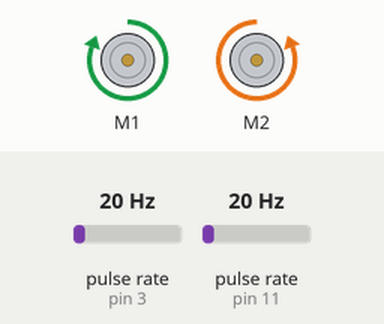
The sketch below on a simulated Arduino Uno, built with avr-gcc and run on an emulated ATmega328P. On the bench: 2 × DC motor (green arrow = forward, orange = backward, longer = faster). Wiring (inferred from the names in the program): 2 × pulse sensor: data pin 3 / data pin 11. The inputs (shaded band) are chosen by the test bench; at power-on: pulse rate (sensors on pin 3, pin 11) 20 Hz.

Above: at 1.2 s.
1.3 s: pulse rate (sensor on pin 3) set to 4 Hz
At 3.1 s:
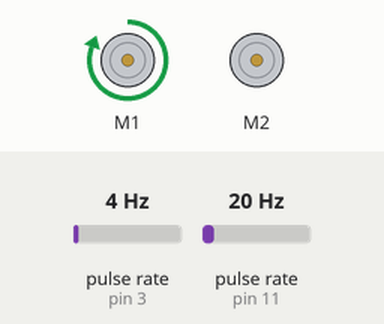
3.4 s: pulse rate (sensor on pin 3) set to 24 Hz
6.4 s: pulse rate (sensor on pin 3) set to 29 Hz
9.4 s: pulse rate (sensor on pin 3) set to 12 Hz
At 10.4 s:
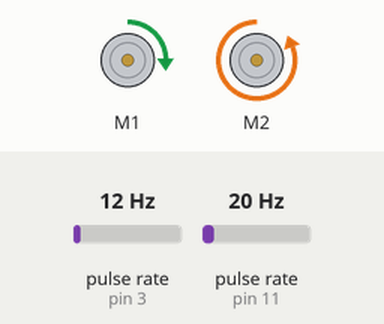
12.4 s: pulse rate (sensor on pin 11) set to 4 Hz
At 15.1 s:
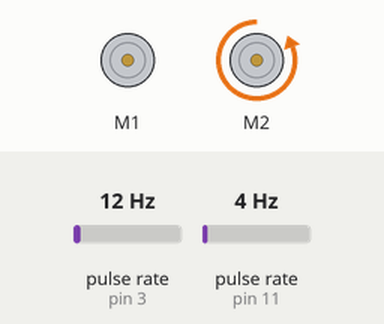
15.4 s: pulse rate (sensor on pin 11) set to 16 Hz
Timing chart, 0 to 19.4 s (numbered marks = the images above; inputs shaded):
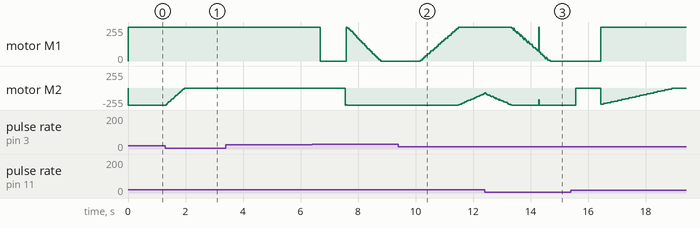

The sketch:

V7__Motor_with_manuevering__Senior_Model_.ino
```cpp
#include <MsTimer2.h>
#include <EnableInterrupt.h>
#include "DualVNH5019MotorShield.h"
#include <PID_v1.h>

const int LEFT_PULSE = 3;           // M1 - LEFT motor pin number on Arduino board
const int RIGHT_PULSE = 11;         // M2 - RIGHT motor pin number on Arduino board
const int MOVE_FAST_SPEED = 300;    //if target distance more than 30cm
const int MOVE_MAX_SPEED = 300;     //if target distance more than 60cm 350

const int TURN_MAX_SPEED = 400;     //change this value to calibrate turning. If the rotation overshoots, decrease the speed
const int ROTATE_MAX_SPEED = 380;   //used in rotateLeft() and rotateRight()

int TURN_TICKS_L = 620;//689       //change this left encoder ticks value to calibrate left turn
int TURN_TICKS_R = 622;//692       //change this right encoder ticks value to calibrate right turn
//int TURN_TICKS_L_180 = 1500;
//int TURN_TICKS_R_180 = 1493;

//TICKS[0] for general cm -> ticks calibration.
//TICKS[1-9] with specific distance (by grids) e.g. distance=5, TICKS[5]
//Grids           1  untouched----->>>   2     3     4     5     6     7     8    9
int TICKS[9] = {560, 1075, 1672, 2290, 2890, 3495, 4095, 4685, 5295};  // for movement of each grid
const int LEFTTICK[14] = {20, 25, 30, 35, 40, 233, 50, 55, 489, 65, 70, 75, 80, 85};//adjust LEFTICK[5] for 45 Degree
const int RIGHTTICK[14] = {20, 25, 30, 35, 40, 223, 50, 55, 450, 65, 70, 75, 80, 85};//adjust LEFTICK[5] for 45 Degree
const double kp = 18.7, ki = 0.1, kd = 2.00;

// for PID
double tick_R = 0;
double tick_L = 0;
double speed_O = 0;

//motor declaration as 'md' e.g. to set motor speed ==> md.setSpeeds(Motor1, Motor2)
DualVNH5019MotorShield md;  //our motor is Pololu Dual VNH5019 Motor Driver Shield
PID myPID(&tick_R, &speed_O, &tick_L, kp, ki, kd, REVERSE);


//--------------------------Motor Codes-------------------------------
 void setupSerialConnection() {
  Serial.begin(115200);
  while (!Serial);
}
void setup() {
  // initialize serial communication
  setupSerialConnection();
  setupMotorEncoder();
//  setupSensorInterrupt();
  setupPID();
}

 void loop() {
//  moveForward(1*10);
//moveForward(5*10);
    turnRight(45);
    delay(800);
 }


///////////////////////////////////////////////////////////////////////////// END OF FOREVER LOOP//////////////////////////////////////////////////////////////////////////////////////////////////////////////
void setupMotorEncoder() {
  md.init();
  pinMode(LEFT_PULSE, INPUT);
  pinMode(RIGHT_PULSE, INPUT);
  enableInterrupt(LEFT_PULSE, leftMotorTime, CHANGE); //Enables interrupt on a left motor (M1) - enable interrupt basically enables the interrupt flag and enables Interrupt service routines to run
  enableInterrupt(RIGHT_PULSE, rightMotorTime, CHANGE); //Enables interrupt on a left motor (M1)
}

// not used
void stopMotorEncoder() {
  disableInterrupt(LEFT_PULSE);
  disableInterrupt(RIGHT_PULSE);
}

void setupPID() {
  myPID.SetMode(AUTOMATIC);
  myPID.SetOutputLimits(-400, 400);   // change this value for PID calibration. This is the maximum speed PID sets to
  myPID.SetSampleTime(5);
}

// when forward command is received, taking in the parameter of how many cm it should move
void moveForward(int distancee) {
  initializeTick();   // set all tick to 0
  initializeMotor_Start();  // set motor and brake to 0
  int distance = cmToTicks(distancee); // convert grid movement to tick value
  double currentSpeed = 0;
  boolean initialStatus = true;

  if (distancee == 10) {    // if number of tick to move < 60, move at a slower speed of 200
    currentSpeed = MOVE_MAX_SPEED;
  } else {                // if number of tick to move >= 60, move at the max speed of 350
    currentSpeed = MOVE_FAST_SPEED;
  }

  //error checking feedback in a while loop
  while (tick_R <= distance || tick_L+30 <= distance) {
    if (distancee == 10)
    {
      if (myPID.Compute()) {
        if (initialStatus) {
          md.setSpeeds(0, currentSpeed + speed_O);
          delay(5);
          initialStatus = false;
        }
        md.setSpeeds(currentSpeed+0.15 * speed_O, currentSpeed + speed_O);
      }
    }
    else    // for distancee >= 20
    {
      if (myPID.Compute()) {
        if (initialStatus) {
          md.setSpeeds(0, currentSpeed + speed_O);
          delay(7);
          initialStatus = false;
        }
      md.setSpeeds(currentSpeed+0.15 * speed_O, currentSpeed + speed_O);
      }
    }
  }
  if (distancee == 10)
  {/*
    initializeMotor2_End();  //brakes the motor
    initializeTick();   // set all tick to 0
    initializeMotor_Start();  // set motor and brake to 0
    while (tick_R < 3) { // -15
        if (myPID.Compute())
        {
          md.setSpeeds(0, currentSpeed - speed_O);
        }
      }*/
      initializeMotor2_End();   //brakes the motor
  }
  else
  {/*
    initializeMotorFront_End();  //brakes the motor
    initializeTick();   // set all tick to 0
    initializeMotor_Start();  // set motor and brake to 0
    while (tick_R < 5) { // -15
        if (myPID.Compute())
        {
          md.setSpeeds(currentSpeed + speed_O, 0);
        }
      }*/
    initializeMotor3_End();   //brakes the motor
  }
}

// when backward command is received, taking in the parameter of how many cm it should move
void moveBackwards(int distance) {
  initializeTick();
  initializeMotor_Start();
  distance = cmToTicks(distance);
  double currentSpeed = MOVE_MAX_SPEED;
  boolean initialStatus = true;

  //error checking feedback in a while loop
  while (tick_R <= distance || tick_L +30<= distance) {
    if (myPID.Compute()) {
      if (initialStatus) {
        //md.setSpeeds(-(currentSpeed + speed_O), 0);
         md.setSpeeds(0, -(currentSpeed + speed_O));
        //delay(5);
        initialStatus = false;
      }
      md.setSpeeds(-(currentSpeed+0.15* speed_O), -(currentSpeed - speed_O));
    }
  }
  initializeMotorBack_End();  //brakes the motor
}

// when left command is received, taking in the parameter of how much angle it should rotate anticlockwise
void turnLeft(int angle) {
  int i=0;    // for loop iterator
  double currentSpeed = TURN_MAX_SPEED;

  if (angle >= 90) {
    for (i = 0; i<angle; i+=90) {
      initializeTick();
      initializeMotor_Start();
      while (tick_R < TURN_TICKS_L || tick_L < TURN_TICKS_L) { // -15
        if (myPID.Compute())
          md.setSpeeds(-(currentSpeed + speed_O), currentSpeed - speed_O);
      }
      initializeMotorTurn_End();   //brakes the motor
    }
  }
  if (angle - i > 0) {
    turnLeftDeg(angle-i);
  }
  initializeMotorTurn_End();   //brakes the motor
}


// will turn <90 degree
void turnLeftDeg(int angle) {
  int index = (angle-20)/5; // index is the index no. of the LEFTTICKS array of size 14
  int tick;
  if (index <= 14)
    tick = LEFTTICK[index];

  initializeMotor_Start();
  double currentSpeed = TURN_MAX_SPEED;
  initializeTick();
  while (tick_R < tick || tick_L < tick) {
    if (myPID.Compute())
      md.setSpeeds(-(currentSpeed + speed_O), currentSpeed - speed_O);
  }
}

// when right command is received, taking in the parameter of how much angle it should rotate clockwise
void turnRight(int angle) {
  int i=0;    // for loop iterator
  double currentSpeed = TURN_MAX_SPEED;

  if (angle >= 90) {
    for (i=0; i<angle; i=i+90) {
      initializeTick();
      initializeMotor_Start();
      while (tick_R < (TURN_TICKS_R-10) || tick_L < (TURN_TICKS_R-10)) { // turn left and right -115 when turn 90 degree to right
        if (myPID.Compute())
          md.setSpeeds((currentSpeed + speed_O), -(currentSpeed - speed_O));
      }
    }
  }
  if (angle - i > 0) {
    turnRightDeg(angle-i);
  }
  initializeMotorTurn_End();   //brakes the motor
}

// will turn <90 degree
void turnRightDeg(int angle) {
  int index = (angle-20)/5; // index is the index no. of the LEFTTICKS array of size 14
  int tick;
  if (index <= 14)
    tick = RIGHTTICK[index];

  initializeMotor_Start();
  double currentSpeed = TURN_MAX_SPEED;
  initializeTick();
  while (tick_R < tick || tick_L < tick) {
    if (myPID.Compute())
      md.setSpeeds((currentSpeed + speed_O), -(currentSpeed - speed_O));
  }
}

//for enableInterrupt() function, to add the tick for counting
void leftMotorTime() {
  tick_L++;
}

//for enableInterrupt() function, to add the tick for counting
void rightMotorTime() {
  tick_R++;
}

// to reset/initialize the ticks and speed for PID
void initializeTick() {
  tick_R = 0;
  tick_L = 0;
  speed_O = 0;
}

// to reset/initialize the motor speed and brakes for PID
void initializeMotor_Start() {
  md.setSpeeds(0, 0);
  md.setBrakes(0, 0);
}

// brakes when moving forward (please revise) - thad
void initializeMotorFront_End() {
  md.setSpeeds(0, 0);
  //md.setBrakes(400, 400);

  for (int i = 200; i <400; i+=50) {
    md.setBrakes(i*1.01, i);
    delay(10);
  }

  delay(50);
}

// brakes when moving forward (please revise) - thad
void initializeMotor_End() {
  md.setSpeeds(0, 0);
  //md.setBrakes(400, 400);

  for (int i = 200; i <400; i+=50) {
    md.setBrakes(i, i);
    delay(10);
  }

  delay(50);
}

// brakes when moving forward (please revise) - thad
void initializeMotor2_End() {
  md.setSpeeds(0, 0);
  //md.setBrakes(400, 400);

  for (int i = 200; i <400; i+=50) {
    md.setBrakes(i*1.05, i);
    delay(20);
  }

  delay(50);
}

// brakes when moving forward (please revise) - thad
void initializeMotor3_End() {
  md.setSpeeds(0, 0);
  md.setBrakes(400, 400);

  delay(50);
}

// brakes when moving backward (please revise) - thad
void initializeMotorBack_End() {
  md.setSpeeds(0, 0);
  //md.setBrakes(400, 400);

  for (int i = 200; i <400; i+=50) {
    md.setBrakes(i*1.07, i);
    delay(10);
  }

  delay(50);
}

// brakes when turning left/right (please revise) - thad
void initializeMotorTurn_End() {
  md.setSpeeds(0, 0);
  //md.setBrakes(400, 400);

  for (int i = 200; i <400; i+=50) {
    md.setBrakes(i, i);
    delay(6);
  }
  delay(50);
}

// converting distance (cm) to ticks
int cmToTicks(int cm) {
  int dist = (cm / 10) - 1; //dist is the index no. of the TICKS array of size 10
  if (dist < 10)
    return TICKS[dist]; //TICKS[10] = {545, 1155, 1760, 2380, 2985, 3615, 4195, 4775, 5370};
  return 0;
}

/*
// printing movement message to android
void printMessage(String directionString, int value) {
  if (directionString.equals("forward") || directionString.equals("back")) {
    Serial.print("B{\"status\":[{\"status\":\"moving ");
    Serial.print(directionString);
    Serial.print(" by: ");
  } else if (directionString.equals("left") || directionString.equals("right")) {
    Serial.print("B{\"status\":[{\"status\":\"turning ");
    Serial.print(directionString);
    Serial.print(" by angle of: ");
  } else
    return;
  Serial.print(value);
  Serial.print("\"}]}");
  Serial.print("\n");
}*/

//use this function to check RPM of the motors
void testRPM(int M1Speed, int M2Speed){
  md.setSpeeds(M1Speed, M2Speed);  //setSpeeds(Motor1, Motor2)
  delay(1000);
  Serial.println(tick_R/562.25 * 60 );
  Serial.println(tick_L/562.25 * 60);
  tick_R = 0;
  tick_L = 0;
}

//to avoid 1x1 obstacle
//void avoid(){
//
//  while(1){
//    moveForward(1*10);
//
//    int frontIR1 = (int)getFrontIR1();
//    int frontIR2 = (int)getFrontIR2();
//    int frontIR3 = (int)getFrontIR3();
//    int rightIR1 = (int)getRightIR1();
//    int rightIR2 = (int)getRightIR2();
//    int leftIR1 = (int)getLeftIR1();
//
//    int flag = 0;
//
//    if(frontIR2 == 1){  //Obstacle is in front of Front Center sensor
//      Serial.println("Obstacle Detected by Front Center Sensor");
//      delay(500);
//      //turnRight(90);
//      turnLeft(90);
//      delay(500);
//      moveForward(2*10);
//      delay(500);
//      //turnLeft(90);
//      turnRight(90);
//      delay(500);
//      moveForward(4*10);
//      delay(500);
//      //turnLeft(90);
//      turnRight(90);
//      delay(500);
//      moveForward(2*10);
//      delay(500);
//      //turnRight(90);
//      turnLeft(90);
//    }
//    else if(frontIR1 == 1 && frontIR2 != 1){ //Obstacle is in front of Front Left sensor
//      Serial.println("Obstacle Detected by Front Left Sensor");
//      delay(500);
//      turnRight(90);
//      delay(500);
//      moveForward(1*10);
//      delay(500);
//      turnLeft(90);
//      delay(500);
//      moveForward(4*10);
//      delay(500);
//      turnLeft(90);
//      delay(500);
//      moveForward(1*10);
//      delay(500);
//      turnRight(90);
//    }
//    else if(frontIR3 == 1 && frontIR2 != 1){ //Obstacle is in front of Front Right sensor
//      Serial.println("Obstacle Detected by Front Right Sensor");
//      delay(500);
//      turnRight(90);
//      delay(500);
//      moveForward(3*10);
//      delay(500);
//      turnLeft(90);
//      delay(500);
//      moveForward(4*10);
//      delay(500);
//      turnLeft(90);
//      delay(50000);
//      moveForward(3*10);
//      delay(5000);
//      turnRight(90);
//    }
//    delay(500);
//  }
//}

//to avoid 1x1 obstacle diagonally
//void avoidDiagonal(){
//
//  while(1){
//    moveForward(1*10);
//
//    int frontIR1 = (int)getFrontIR1();
//    int frontIR2 = (int)getFrontIR2();
//    int frontIR3 = (int)getFrontIR3();
//    int rightIR1 = (int)getRightIR1();
//    int rightIR2 = (int)getRightIR2();
//    int leftIR1 = (int)getLeftIR1();
//
//    int flag = 0;
//
//    if(frontIR2 == 2){  //Obstacle is in front of Front Center sensor
//      Serial.println("Obstacle Detected by Front Center Sensor");
//      delay(500);
//      turnLeft(45);
//      delay(500);
//      moveForwardTick(2546);
//      delay(500);
//      turnRight(45);
//      turnRight(45);
//      delay(500);
//      moveForwardTick(2600);
//      delay(500);
//      turnLeft(45);
//    }
//    else if(frontIR1 == 1 && frontIR2 != 1){ //Obstacle is in front of Front Left sensor
//      Serial.println("Obstacle Detected by Front Left Sensor");
//      delay(500);
//      turnRight(45);
//      delay(500);
//      moveForwardTick(580);
//      delay(500);
//      turnLeft(45);
//      delay(500);
//      moveForwardTick(580);
//      delay(500);
//      turnLeft(45);
//      delay(500);
//      moveForwardTick(580);
//      delay(500);
//      turnRight(45);
//    }
//    else if(frontIR3 == 1 && frontIR2 != 1){ //Obstacle is in front of Front Right sensor
//      Serial.println("Obstacle Detected by Front Right Sensor");
//      delay(500);
//      turnRight(45);
//      delay(500);
//      moveForwardTick(580);
//      delay(500);
//      turnLeft(45);
//      delay(500);
//      moveForwardTick(580);
//      delay(500);
//      turnLeft(45);
//      delay(50000);
//      moveForwardTick(580);
//      delay(5000);
//      turnRight(45);
//    }
//    delay(500);
//  }
//}

// for moving diagonal
void moveForwardTick(int distance) {
  initializeTick();   // set all tick to 0
  initializeMotor_Start();  // set motor and brake to 0
  double currentSpeed = MOVE_MAX_SPEED;

  //error checking feedback in a while loop
  while (tick_R <= distance || tick_L <= distance) {
    if (myPID.Compute()) {
      md.setSpeeds(currentSpeed + speed_O, currentSpeed - speed_O);
    }
  }
  initializeMotor_End();  //brakes the motor
}

//void alignRight() {
//  int count = 0;
//
//  double diff = (readRightSensor_2()+0.18) - (readRightSensor_1()-0.09); // Sensor2, adding allow it to move closer to the wall
//  /*while (true)
//    {
//      diff = (readRightSensor_2()) - (readRightSensor_1());
//      Serial.print(readRightSensor_2());
//      Serial.print(",");
//      Serial.print(readRightSensor_1()-0.09);
//      Serial.print(",");
//      Serial.print(diff);
//      Serial.print("\n");
//    }*/
//  //double diff = readRightSensor_2() - readRightSensor_1();
//
//  while (abs(diff) > 0.2 && abs(diff) < 4)
//  {
//    if (count >= 6)
//      break;
//    rotateRight(abs(diff*8), abs(diff)/diff*-1);
//    diff = (readRightSensor_2()+0.18) - (readRightSensor_1()-0.09);
//    count++;
//  }
//}

void rotateRight(int distance, int direct) {
  initializeTick();
  initializeMotor_Start();
  double currentSpeed = ROTATE_MAX_SPEED;

  while (tick_R < distance) {
    if (myPID.Compute())
      md.setSpeeds(0, direct*(currentSpeed - speed_O));
  }
  initializeMotor_End();
}

void rotateLeft(int distance, int direct) {
  initializeTick();
  initializeMotor_Start();

  double currentSpeed = ROTATE_MAX_SPEED;
  while (tick_L < distance) {
    if (myPID.Compute())
      md.setSpeeds(direct*(currentSpeed - speed_O), 0);
  }
  initializeMotor_End();
}

//// for getting the number of tick to move a certain grid
//void forwardCalibration(int maxGrid) {
//  double desiredDistanceSensor1 = -2.09;
//  double desiredDistanceSensor3 = -1.89;
//  for (int grid = 1; grid < maxGrid+1; grid++)
//  {
//    moveForward(grid * 10);
//    int ticksL = TICKS[grid-1];
//    int ticksR = TICKS[grid-1];
//    Serial.print("Tick before moving ");
//    Serial.print(grid);
//    Serial.print(" grid: ");
//    Serial.print(ticksL);
//    Serial.print(", ");
//    Serial.print(ticksR);
//    Serial.print("\n");
//
//    double diffLeft = readFrontSensor_1() - desiredDistanceSensor1;
//    double diffRight = readFrontSensor_3() - desiredDistanceSensor3;
//
//    while ((abs(diffLeft) >= 0.2 && abs(diffLeft) < 4)|| (abs(diffRight) >= 0.2 && abs(diffRight) < 4))
//    {
//      if (diffLeft < 0 || diffRight < 0)
//      {
//        if (abs(diffLeft) < abs(diffRight))
//        {
//          ticksR -= (int)(abs(diffRight*12));
//          rotateRight(abs(diffRight*12), abs(diffRight)/diffRight*1);
//        }
//        else
//        {
//          ticksL -= (int)(abs(diffLeft*12));
//          rotateLeft(abs(diffLeft*12), abs(diffLeft)/diffLeft*1);
//        }
//      }
//      else
//      {
//        if (abs(diffLeft) >= 0.2)
//        {
//          if (abs(diffLeft)/diffLeft == 1)
//            ticksL += (int)(abs(diffLeft*12));
//          else if (abs(diffLeft)/diffLeft == -1)
//            ticksL -= (int)(abs(diffLeft*12));
//          rotateLeft(abs(diffLeft*12), abs(diffLeft)/diffLeft*1);
//        }
//        else if (abs(diffRight) >= 0.2)
//        {
//          if (abs(diffRight)/diffRight == 1)
//            ticksR += (int)(abs(diffRight*12));
//          else if (abs(diffLeft)/diffRight == -1)
//            ticksR -= (int)(abs(diffRight*12));
//          rotateRight(abs(diffRight*12), abs(diffRight)/diffRight*1);
//        }
//      }
//
//      diffLeft = readFrontSensor_1() - desiredDistanceSensor1;
//      diffRight = readFrontSensor_3() - desiredDistanceSensor3;
//    }
//    Serial.print("Tick after moving ");
//    Serial.print(grid);
//    Serial.print(" grid: ");
//    Serial.print(ticksL);
//    Serial.print(", ");
//    Serial.print(ticksR);
//    Serial.print("\n");
//
//    alignRight();
//  }
//}
//
//void adjustTick(int distance, int direct, bool left) {
//  initializeTick();
//  initializeMotor_Start();
//  double currentSpeed = ROTATE_MAX_SPEED;
//  if (left)
//  {
//    if (direct == -1)
//      TURN_TICKS_L -= distance;
//    else
//      TURN_TICKS_L += distance;
//  }
//  else
//  {
//    if (direct == -1)
//      TURN_TICKS_R += distance;
//    else
//      TURN_TICKS_R -= distance;
//  }
//  /*Serial.print("After add: ");
//  Serial.print(TURN_TICKS_L);
//  Serial.print(", ");
//  Serial.print(TURN_TICKS_R);
//  Serial.print("\n");*/
//  while (tick_R < distance) {
//    if (myPID.Compute())
//      md.setSpeeds(0, direct*(currentSpeed - speed_O));
//  }
//  initializeMotor_End();
//}
//
//void rotateBoth(int distanceLeft, int distanceRight, int direct) {
//  initializeTick();
//  initializeMotor_Start();
//  double currentSpeed = MOVE_MAX_SPEED;
//  while (tick_R < distanceRight || tick_L < distanceLeft) {
//    if (myPID.Compute())
//      md.setSpeeds(direct*(currentSpeed + speed_O), direct*(currentSpeed - speed_O));
//  }
//  initializeMotor_End();
//}

//void alignFront() {
//  delay(2);
//
//  /*while (true)
//  {
//    Serial.print(readFrontSensor_1() + 0.30); // +0.64
//    Serial.print(",");
//    Serial.print(readFrontSensor_3() + 0.52); // +0.85
//    Serial.print("\n");
//    double desiredDistanceSensor1 = -0.64;  // - 0.8 more
//    double desiredDistanceSensor3 = -0.85;  // - 0.8 more
//    double diffLeft = readFrontSensor_1() - desiredDistanceSensor1;
//    double diffRight = readFrontSensor_3() - desiredDistanceSensor3;
//  }*/
//
//  int count = 0;
//  double desiredDistanceSensor1 = -0.45;  // minus more means nearer to wall
//  double desiredDistanceSensor3 = -0.67;  // plus more means further from wall
//
//  double diffLeft = readFrontSensor_1() - desiredDistanceSensor1;
//  double diffRight = readFrontSensor_3() - desiredDistanceSensor3;
//
//  while ((abs(diffLeft) > 0.2 && abs(diffLeft) < 20)|| (abs(diffRight) > 0.2 && abs(diffRight) < 20))
//  {
//    if (abs(diffLeft) >= 0.2)
//    {
//      rotateLeft(abs(diffLeft*8), abs(diffLeft)/diffLeft*1);
//    }
//    if (abs(diffRight) >= 0.2)
//    {
//      rotateRight(abs(diffRight*8), abs(diffRight)/diffRight*1);
//    }
//    diffLeft = readFrontSensor_1() - desiredDistanceSensor1;
//    diffRight = readFrontSensor_3() - desiredDistanceSensor3;
//
//    count++;
//    if (count >= 8)
//      break;
//  }
//}

//void alignFrontStart() {
//  delay(2);
//  /*
//  while (true)
//  {
//    Serial.print(readFrontSensor_1());
//    Serial.print(",");
//    Serial.print(readFrontSensor_3());
//    Serial.print("\n");
//  }*/
//  double desiredDistanceSensor1 = -0.45;  // - 0.5 more
//  double desiredDistanceSensor3 = -0.67;  // - 0.5 more
//  double diffLeft = readFrontSensor_1() - desiredDistanceSensor1;
//  double diffRight = readFrontSensor_3() - desiredDistanceSensor3;
//
//  while ((abs(diffLeft) > 0.2 && abs(diffLeft) < 20)|| (abs(diffRight) > 0.2 && abs(diffRight) < 20))
//  {
//    if (abs(diffLeft) >= 0.2)
//    {
//      rotateLeft(abs(diffLeft*8), abs(diffLeft)/diffLeft*1);
//    }
//    if (abs(diffRight) >= 0.2)
//    {
//      rotateRight(abs(diffRight*8), abs(diffRight)/diffRight*1);
//    }
//    diffLeft = readFrontSensor_1() - desiredDistanceSensor1;
//    diffRight = readFrontSensor_3() - desiredDistanceSensor3;
//  }
//}
```

Measured:
- after the input at 1.3 s, motor M2: moves from backward 255/255 to stopped over 0.65 s, starting at once
- after the input at 3.4 s, every drawn part: stays the same
- after the input at 9.4 s, motor M1: moves from stopped to forward 255/255 over 1.3 s, starting after 0.76 s; motor M2: moves from backward 255/255 to backward 86/255 over 0.88 s, starting after 2.1 s
